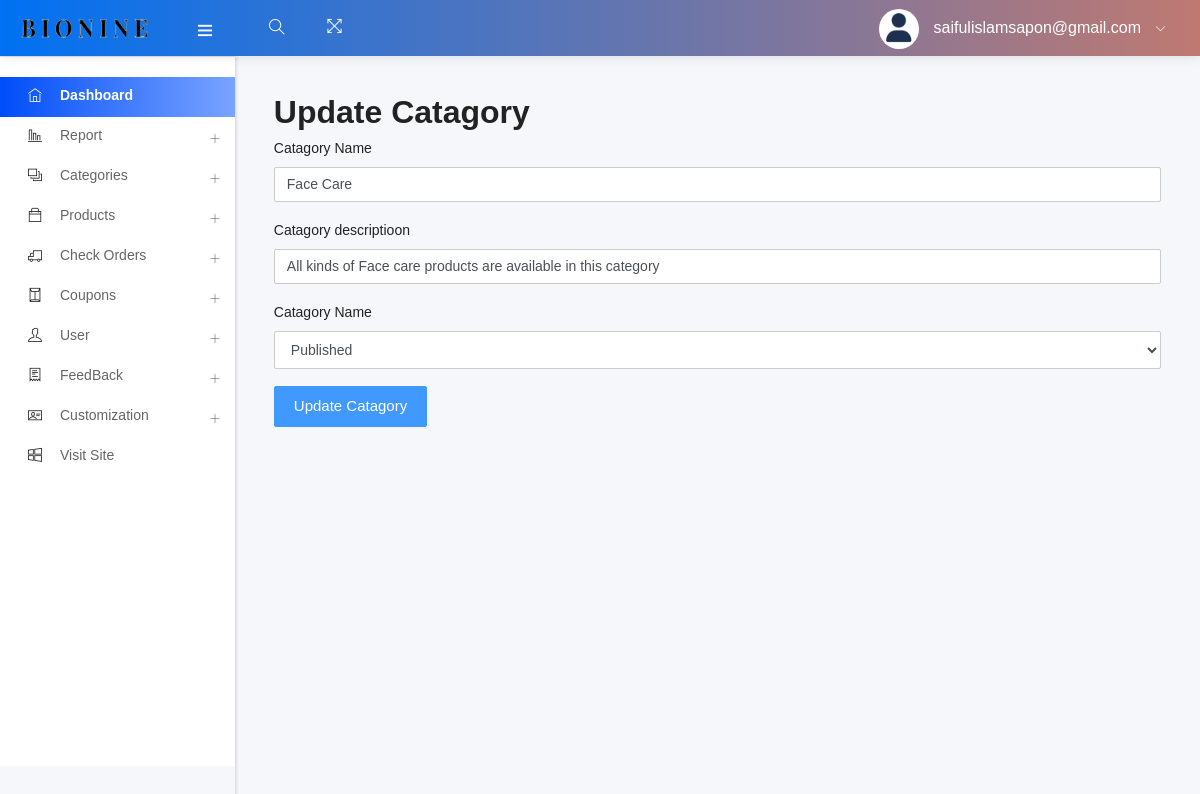
Page /admin/edit_cata.php?status=edit&&id=1 (signed in) on the committed database.
### tables this page shows
CREATE TABLE `catagory` (
  `ctg_id` int(11) NOT NULL,
  `ctg_name` varchar(60) NOT NULL,
  `ctg_des` varchar(150) NOT NULL,
  `ctg_status` tinyint(3) NOT NULL
);

### admin/edit_cata.php (called while the page is built, shortened)
<?php
    include ("template.php");
?>

### admin/class/adminback.php (called while the page is built, shortened)
<?php
class  adminback
{
    private $connection;
    function __construct()
    {
        $dbhost = "localhost";
        $dbuser = "root";
        $dbpass = "";
        $dbname = "bionineweb";
        $this->connection = mysqli_connect($dbhost, $dbuser, $dbpass, $dbname);
    }
    function display_cataByID($id)
    {
        $query = "SELECT * FROM `catagory` WHERE ctg_id = $id";
        if (mysqli_query($this->connection, $query)) {
            $cata_info = mysqli_query($this->connection, $query);
            return mysqli_fetch_assoc($cata_info);
        }
    }
}

### admin/views/edit_cata_view.php (the view, shortened to what this page needs)
<?php
    if(isset($_GET['status'])){
        if($_GET['status']=='edit'){
            $id = $_GET['id'];
           $cata = $obj->display_cataByID($id);
        }
    }
?>
<h2>Update Catagory</h2>
<form action="" method="post">
    <div class="form-group">
        <label for="u_ctg_name">Catagory Name</label>
        <input type="text" name="u_ctg_name" class="form-control" value="<?php echo $cata['ctg_name'] ?>">
    </div>
    <div class="form-group">
        <label for="u_ctg_des">Catagory descriptioon</label>
        <input type="text" name="u_ctg_des" class="form-control"  value="<?php echo $cata['ctg_des'] ?>">
    </div>
    <div class="form-group">
        <label for="u_ctg_status">Catagory Name</label>
        <select name="u_ctg_status" class="form-control">
            <option value="1">Published</option>
        </select>
    </div>
    <input type="submit" value="Update Catagory" name="update_ctg" class="btn btn-primary" >
</form>

### rows in the picture
catagory: u_ctg_name "Face Care", u_ctg_des "All kinds of Face care products are available in this category"

### other values in the picture
$admin_email "saifulislamsapon@gmail.com"
